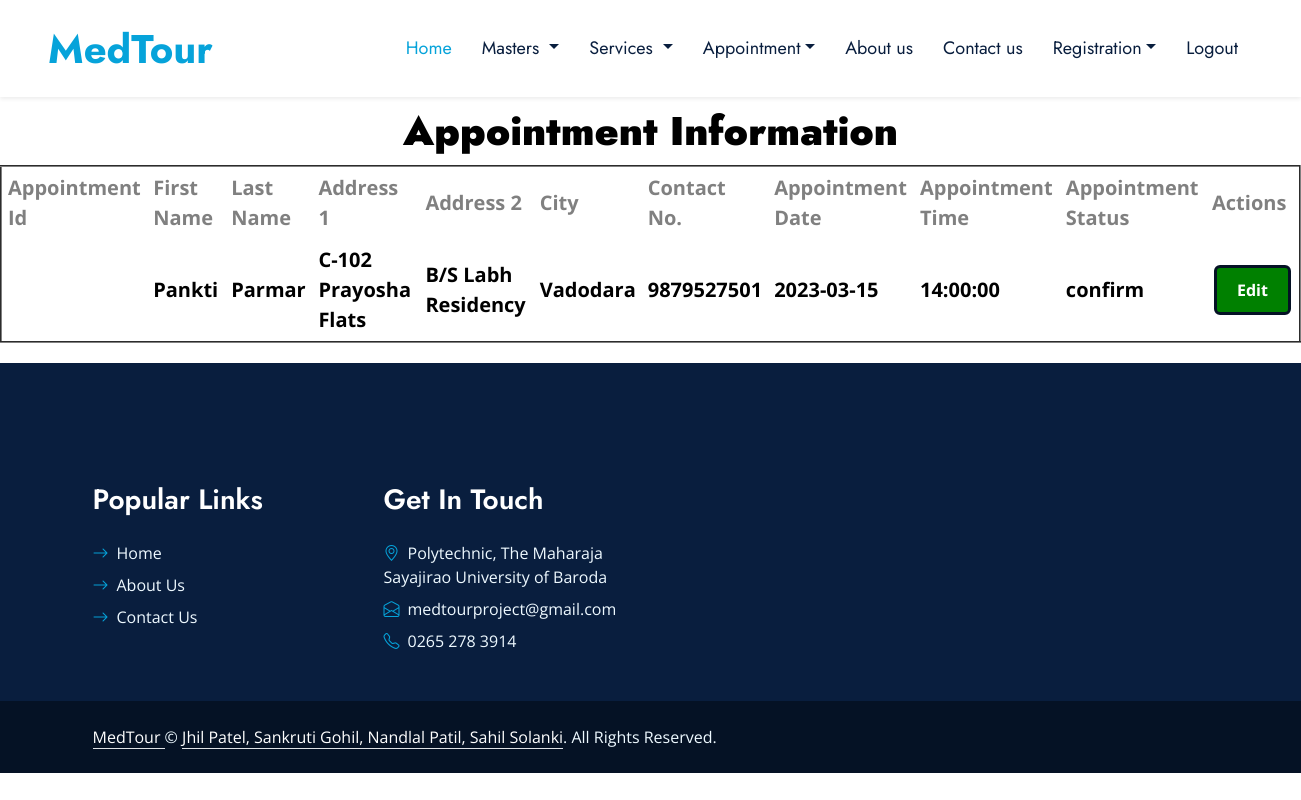
The app's page /user/extra/uAppointmentsEdit.php with its own data.
### tables this page shows
CREATE TABLE IF NOT EXISTS `appointments` (
  `paid` varchar(15) NOT NULL,
  `finm` varchar(20) NOT NULL,
  `lnm` varchar(20) NOT NULL,
  `addr1` varchar(25) NOT NULL,
  `addr2` varchar(25) NOT NULL,
  `city` varchar(20) NOT NULL,
  `contactno` bigint(20) NOT NULL,
  `appdt` date NOT NULL,
  `apptm` time NOT NULL,
  `appstus` varchar(20) NOT NULL,
  PRIMARY KEY (`paid`)
);

### user/extra/uAppointmentsEdit.php (the view, shortened to what this page needs)
<!DOCTYPE HTML>
<html>
<head>
    <link href="https://cdnjs.cloudflare.com/ajax/libs/font-awesome/5.10.0/css/all.min.css" rel="stylesheet">
    <link href="https://cdn.jsdelivr.net/npm/bootstrap-icons@1.4.1/font/bootstrap-icons.css" rel="stylesheet">
    <link href="lib/owlcarousel/assets/owl.carousel.min.css" rel="stylesheet">
    <link href="lib/animate/animate.min.css" rel="stylesheet">
    <link href="lib/tempusdominus/css/tempusdominus-bootstrap-4.min.css" rel="stylesheet" />
    <link href="lib/twentytwenty/twentytwenty.css" rel="stylesheet" />
    <link href="css/bootstrap.min.css" rel="stylesheet">
    <link href="css/style.css" rel="stylesheet">
</head>
<body>
    <nav class="navbar navbar-expand-lg bg-white navbar-light shadow-sm px-5 py-3 py-lg-0">
        <a href="index1.html" class="navbar-brand p-0">
            <h1 class="m-0 text-primary">MedTour</h1>
        </a>
        <div class="collapse navbar-collapse" id="navbarCollapse">
            <div class="navbar-nav ms-auto py-0">
                <a href="index1.html" class="nav-item nav-link active">Home</a>
                <div class="nav-item dropdown">
                    <li class="nav-item dropdown">
                        <a class="nav-link dropdown-toggle" href="#" data-toggle="dropdown"> Masters </a>
                    </li>
                    </div>
                    <div class="nav-item dropdown">
                        <li class="nav-item dropdown">
                            <a class="nav-link dropdown-toggle" href="#" data-toggle="dropdown"> Services </a>
                        </li>
                    </div>
                    <div class="nav-item dropdown">
                        <a href="#" class="nav-link dropdown-toggle" data-bs-toggle="dropdown">Appointment</a>
                    </div>
                    <a href="uabout.html" class="nav-item nav-link">About us</a>
                    <a href="ucontact.html" class="nav-item nav-link">Contact us</a>
                    <div class="nav-item dropdown">
                        <a href="#" class="nav-link dropdown-toggle" data-bs-toggle="dropdown">Registration</a>
                    </div>
                <a href="index.html" onclick="return confirm('Are you sure you want to Logout ?')" class="nav-item nav-link">Logout</a>
            </div>
        </div>
    </nav>
    <center>
        <h1 class="impact" style="color: black; text-align: center; margin: 10px">
            <b>Appointment Information</b>
        </h1>
<form>
        <table align="center" cellpadding="6" border="2">
<tr>
<th>Appointment Id</th>
<th>First Name</th>
<th>Last Name</th>
<th>Address 1</th>
<th>Address 2</th>
<th>City</th>
<th>Contact No.</th>
<th>Appointment Date </th>
<th>Appointment Time</th>
<th>Appointment Status</th>
<th>Actions</th>
</tr>
<tr>
<?php
$con=mysql_connect("localhost","root","");
if($con)
{
$sql="select * from appointments";
$result=mysql_query($sql,$con);
while($row=mysql_fetch_array($result))
{
    $DB_PatientId=$row['aid'];
    $DB_FirstName=$row['finm'];
    $DB_LastName=$row['lnm'];
    $DB_Address1=$row['addr1'];
    $DB_Address2=$row['addr2'];
    $DB_City=$row['city'];
    $DB_ContactNo=$row['contactno'];
    $DB_AppointmentDate=$row['appdt'];
    $DB_AppointmentTime=$row['apptm'];
    $DB_AppointmentStatus=$row['appstus'];
?>
<td align="center" ><?php echo $DB_PatientId;?></td>
<td><?php echo $DB_FirstName;?></td>
<td><?php echo $DB_LastName;?></td>
<td><?php echo $DB_Address1;?></td>
<td><?php echo $DB_Address2;?></td>
<td><?php echo $DB_City;?></td>
<td><?php echo $DB_ContactNo;?></td>
<td><?php echo $DB_AppointmentDate;?></td>
<td><?php echo $DB_AppointmentTime;?></td>
<td><?php echo $DB_AppointmentStatus;?></td>
<td><a class="button" href="uAppointmentsEditDetails.php?pid=<?php echo $DB_PatientId;?>">Edit</a></td>
</tr>
<?php
}
}
?>
</table>
</form>
</center>
<div class="container-fluid bg-dark text-light py-5 wow fadeInUp" data-wow-delay="0.3s" style="margin-top: 20px;">
        <div class="container pt-5">
            <div class="row g-5 pt-4">
                <div class="col-lg-3 col-md-6">
                    <h3 class="text-white mb-4">Popular Links</h3>
                    <div class="d-flex flex-column justify-content-start">
                        <a class="text-light mb-2" href="index1.html"><i class="bi bi-arrow-right text-primary me-2"></i>Home</a>
                        <a class="text-light mb-2" href="uabout.html"><i class="bi bi-arrow-right text-primary me-2"></i>About Us</a>
                        <a class="text-light mb-2" href="ucontact.html"><i class="bi bi-arrow-right text-primary me-2"></i>Contact Us</a>
                    </div>
                </div>
                <div class="col-lg-3 col-md-6">
                    <h3 class="text-white mb-4">Get In Touch</h3>
                    <p class="mb-2"><i class="bi bi-geo-alt text-primary me-2"></i>Polytechnic, The Maharaja Sayajirao University of Baroda</p>
                    <p class="mb-2"><i class="bi bi-envelope-open text-primary me-2"></i>medtourproject@gmail.com</p>
                    <p class="mb-0"><i class="bi bi-telephone text-primary me-2"></i>0265 278 3914</p>
                </div>
            </div>
        </div>
    </div>
    <div class="container-fluid text-light py-4" style="background: #051225;">
        <div class="container">
            <div class="row g-0">
                <div class="col-md-9 text-center text-md-start">
                    <p class="mb-md-0"><a class="text-white border-bottom" href="index1.html">MedTour </a>&copy; <a class="text-white border-bottom" href="#">Jhil Patel, Sankruti Gohil, Nandlal Patil, Sahil Solanki</a>. All Rights Reserved.</p>
                </div>
            </div>
        </div>
    </div>
</body>
</html>

### css/style.css (style rules this page uses)
:root { --primary: #06A3DA; --secondary: #F57E57; --light: #EEF9FF; --dark: #091E3E; }
h1, h2, .font-weight-bold { font-weight: 700 !important; }
h3, h4, .font-weight-semi-bold { font-weight: 600 !important; }
.navbar-light .navbar-nav .nav-link { font-family: 'Jost', sans-serif; padding: 35px 15px; font-size: 18px; color: var(--dark); outline: none; transition: .5s; }
.navbar-light .navbar-nav .nav-link:hover, .navbar-light .navbar-nav .nav-link.active { color: var(--primary); }

### user/extra/uAppointmentsEdit.php (style rules this page uses)
.button { background-color: green; color: white; padding: 10px 20px; text-align: center; border: solid; border-color: #051225; border-radius: 6px; text-decoration: none; display: inline-block; font-size: 16px; font-weight: bold; margin: 4px 2px; cursor: pointer; }
td { font-weight: bold; color: black; font-size: 20px; }
th { font-weight: bold; color: gray; font-size: 20px; }

### records on screen
appointments: finm "Pankti", lnm "Parmar", addr1 "C-102 Prayosha Flats", addr2 "B/S Labh Residency", city "Vadodara", contactno "9879527501", appdt "2023-03-15", apptm "14:00:00", appstus "confirm"
